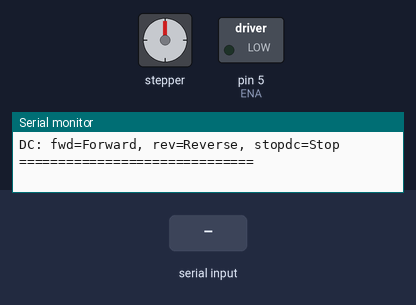
Bench run of a sketch on a simulated Arduino Uno, built with avr-gcc and run on an emulated ATmega328P. Parts: stepper motor, switched loads named in the sketch (green lamp = pin HIGH), the last lines printed to the serial monitor. Wiring (inferred from the names in the program): stepper motor (200 steps per turn assumed): coils pin 8, pin 9, pin 10, pin 11. The inputs (shaded band) are chosen by the test bench. Pins used as bus, display or sensor lines are not drawn.

Above: at 1.3 s.
1.4 s: "f\n" received over Serial
At 4.1 s:
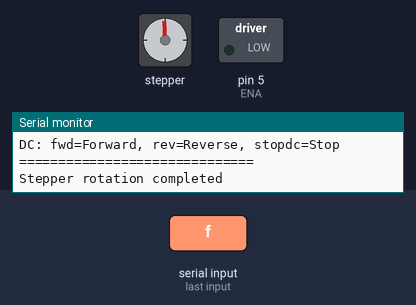
4.4 s: "fwd\n" received over Serial
At 4.7 s:
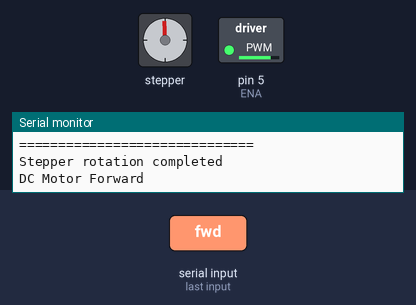
5.9 s: "h\n" received over Serial
At 6.35 s:
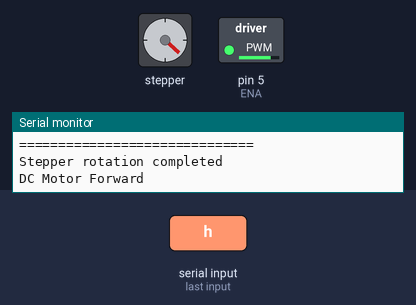
11.9 s: "f\n" received over Serial
Timing chart, 0 to 15.5 s (numbered marks = the images above; inputs shaded):
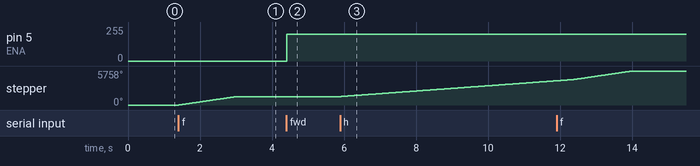

Measured:
- after the input at 1.4 s, stepper: turns 1438° clockwise in 1.6 s, starting at once
- after the input at 4.4 s, pin 5 (ENA): 0/255 → 200/255 at once
- after the input at 5.9 s, stepper: keeps turning clockwise at about 445°/s, starting at once

The sketch:

code.ino
```cpp
/* Final Commands:
Stepper
f → Full step rotation
h → Half step rotation
stop → Stop stepper immediately

DC Motor
fwd → Forward
rev → Reverse
stopdc → Stop*/

// Pin definitions
// Stepper Motor
int STP_IN1 = 8;
int STP_IN2 = 9;
int STP_IN3 = 10;
int STP_IN4 = 11;

// DC Motor
#define ENA 5   // PWM pin for speed
#define DC_IN1 6
#define DC_IN2 7

// Control variables
int stpDelay = 2;   // Delay between steps (ms)
bool stopStepperFlag = false; // Flag to stop stepper

// Serial input
String input = "";

void setup() {
  Serial.begin(9600);

  // Stepper pins
  pinMode(STP_IN1, OUTPUT);
  pinMode(STP_IN2, OUTPUT);
  pinMode(STP_IN3, OUTPUT);
  pinMode(STP_IN4, OUTPUT);

  // DC motor pins
  pinMode(ENA, OUTPUT);
  pinMode(DC_IN1, OUTPUT);
  pinMode(DC_IN2, OUTPUT);

  // Startup message
  Serial.println("=== Motor Control Commands ===");
  Serial.println("Stepper: f=Full step, h=Half step, stop=Stop stepper");
  Serial.println("DC: fwd=Forward, rev=Reverse, stopdc=Stop");
  Serial.println("==============================");
}

void loop() {
  if (Serial.available()) {
    input = Serial.readStringUntil('\n');
    input.trim();

    // ===== Stepper commands =====
    if (input == "f") {
      stopStepperFlag = false;
      runStepper("full");
    } else if (input == "h") {
      stopStepperFlag = false;
      runStepper("half");
    } else if (input == "stop") {
      stopStepper();
      stopStepperFlag = true;
      Serial.println("Stepper Stopped");

    // ===== DC motor commands =====
    } else if (input == "fwd") {
      dcForward(200);  // Fixed speed (200/255)
    } else if (input == "rev") {
      dcReverse(200);
    } else if (input == "stopdc") {
      dcStop();
    } else {
      Serial.println("Invalid Command");
    }
  }
}

// ===============================
// Stepper Motor Functions
void runStepper(String mode) {
  int totalSteps = (mode == "half") ? 400 : 200;
  for (int i = 0; i < totalSteps; i++) {
    if (stopStepperFlag) break; // allow immediate stop
    if (mode == "full") {
      fullStepCW();
    } else {
      halfStepCW();
    }
  }
  if (!stopStepperFlag) Serial.println("Stepper rotation completed");
}

void stopStepper() {
  digitalWrite(STP_IN1, LOW);
  digitalWrite(STP_IN2, LOW);
  digitalWrite(STP_IN3, LOW);
  digitalWrite(STP_IN4, LOW);
}

// Full-step sequence CW
void fullStepCW() {
  stepSequence(1); stepSequence(2); stepSequence(3); stepSequence(4);
}

// Half-step sequence CW
void halfStepCW() {
  halfSequence(1); halfSequence(2); halfSequence(3); halfSequence(4);
  halfSequence(5); halfSequence(6); halfSequence(7); halfSequence(8);
}

// Full-step logic
void stepSequence(int step) {
  switch (step) {
    case 1: digitalWrite(STP_IN1, HIGH); digitalWrite(STP_IN2, LOW); digitalWrite(STP_IN3, HIGH); digitalWrite(STP_IN4, LOW); break;
    case 2: digitalWrite(STP_IN1, LOW); digitalWrite(STP_IN2, HIGH); digitalWrite(STP_IN3, HIGH); digitalWrite(STP_IN4, LOW); break;
    case 3: digitalWrite(STP_IN1, LOW); digitalWrite(STP_IN2, HIGH); digitalWrite(STP_IN3, LOW); digitalWrite(STP_IN4, HIGH); break;
    case 4: digitalWrite(STP_IN1, HIGH); digitalWrite(STP_IN2, LOW); digitalWrite(STP_IN3, LOW); digitalWrite(STP_IN4, HIGH); break;
  }
  delay(stpDelay);
}

// Half-step logic
void halfSequence(int step) {
  switch (step) {
    case 1: digitalWrite(STP_IN1, HIGH); digitalWrite(STP_IN2, LOW); digitalWrite(STP_IN3, LOW); digitalWrite(STP_IN4, LOW); break;
    case 2: digitalWrite(STP_IN1, HIGH); digitalWrite(STP_IN2, LOW); digitalWrite(STP_IN3, HIGH); digitalWrite(STP_IN4, LOW); break;
    case 3: digitalWrite(STP_IN1, LOW); digitalWrite(STP_IN2, LOW); digitalWrite(STP_IN3, HIGH); digitalWrite(STP_IN4, LOW); break;
    case 4: digitalWrite(STP_IN1, LOW); digitalWrite(STP_IN2, HIGH); digitalWrite(STP_IN3, HIGH); digitalWrite(STP_IN4, LOW); break;
    case 5: digitalWrite(STP_IN1, LOW); digitalWrite(STP_IN2, HIGH); digitalWrite(STP_IN3, LOW); digitalWrite(STP_IN4, LOW); break;
    case 6: digitalWrite(STP_IN1, LOW); digitalWrite(STP_IN2, HIGH); digitalWrite(STP_IN3, LOW); digitalWrite(STP_IN4, HIGH); break;
    case 7: digitalWrite(STP_IN1, LOW); digitalWrite(STP_IN2, LOW); digitalWrite(STP_IN3, LOW); digitalWrite(STP_IN4, HIGH); break;
    case 8: digitalWrite(STP_IN1, HIGH); digitalWrite(STP_IN2, LOW); digitalWrite(STP_IN3, LOW); digitalWrite(STP_IN4, HIGH); break;
  }
  delay(stpDelay);
}

// ===============================
// DC Motor Functions
void dcForward(int speed) {
  if (speed > 255) speed = 255;
  if (speed < 0) speed = 0;
  digitalWrite(DC_IN1, HIGH);
  digitalWrite(DC_IN2, LOW);
  analogWrite(ENA, speed);
  Serial.println("DC Motor Forward");
}

void dcReverse(int speed) {
  if (speed > 255) speed = 255;
  if (speed < 0) speed = 0;
  digitalWrite(DC_IN1, LOW);
  digitalWrite(DC_IN2, HIGH);
  analogWrite(ENA, speed);
  Serial.println("DC Motor Reverse");
}

void dcStop() {
  digitalWrite(DC_IN1, LOW);
  digitalWrite(DC_IN2, LOW);
  analogWrite(ENA, 0);
  Serial.println("DC Motor Stopped");
}
```
